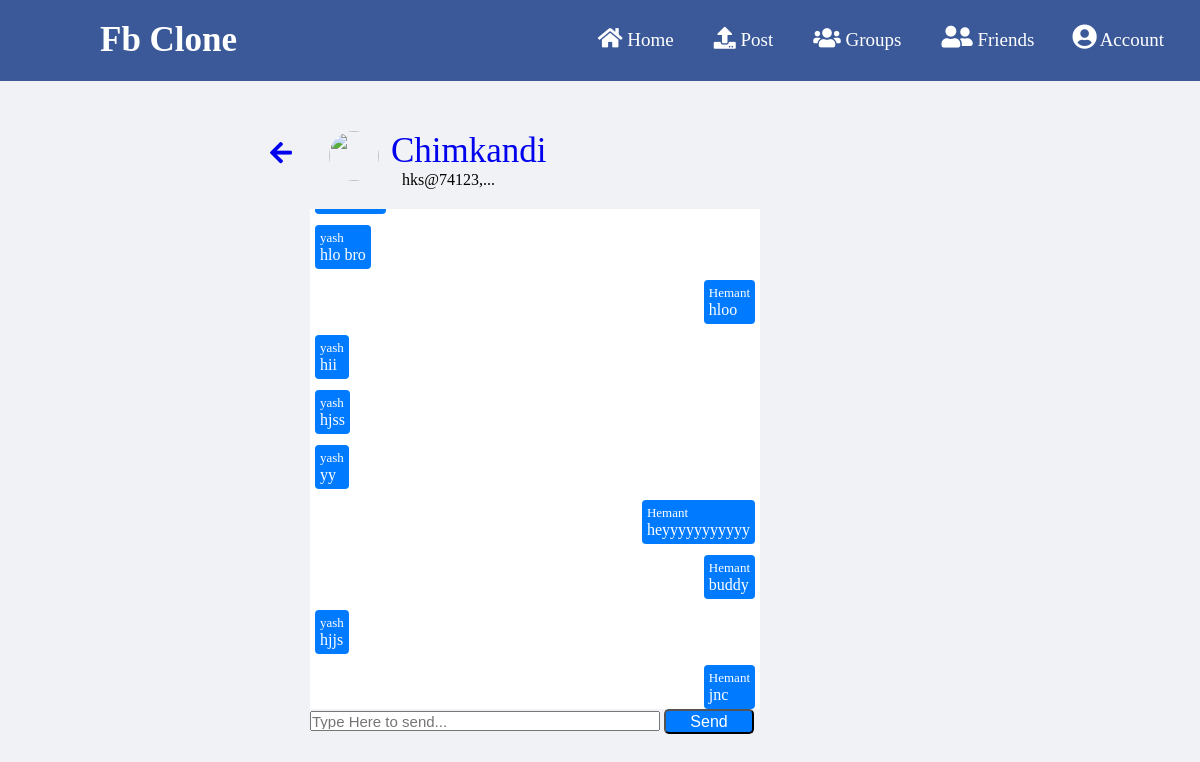
Screenshot of /group_chat/D-yIoJ3EFfI_YCFfNrw79KOMR7qIB2WUyL5pJdyq7VwisU53-wNJHWD1FikF_S9RCm01RBJHjUfhJEWXTOvHpWFMN/ (signed in) with the database file from the repository.
### hksfbclone/models.py (models this page shows, shortened)
class Chat_Groups(models.Model):
    imgp=models.FileField(upload_to='imgs',default='default.jpg', null=True,blank=True)
    name=models.CharField(max_length=50)
    members=models.IntegerField()
    user=models.ManyToManyField(profile_details)
    admin=models.ManyToManyField(profile_details,related_name='admin',blank=True)
    is_private = models.BooleanField(default=False)
    timestamp = models.DateTimeField(null=True)
    groupcode = models.CharField(max_length=100,null=True)

class profile_details(models.Model):
    user = models.ForeignKey(User,on_delete=models.CASCADE)
    imgp=models.FileField(upload_to='imgs',default='default.jpg', null=True,blank=True)
    u_nm=models.CharField(max_length=150)
    fstname=models.CharField(max_length=250)
    secname=models.CharField(max_length=250)
    terimail=models.EmailField()
    fbacc=models.CharField(max_length=250)
    unicode = models.CharField(max_length=100,null=True)
    timestamp = models.DateTimeField(null=True)
    verified = models.BooleanField(default=False)
    friends=models.ManyToManyField(User,related_name='Friends',blank=True)

class Chat(models.Model):
    user=models.ForeignKey(profile_details,on_delete=models.CASCADE)
    group=models.ForeignKey(Chat_Groups,on_delete=models.CASCADE)
    message=models.CharField(max_length=200)
    timestamp=models.DateTimeField(null=True)

### hksfbclone/views.py (the view)
# urls.py: path('group_chat/<slug:pid>/',views.group_chat),
def group_chat(request,pid):
    if request.user.is_authenticated:
        try:
            get_grp=Chat_Groups.objects.get(groupcode=pid)
        except:
            get_grp=None
        if(get_grp is not None):
            nm=get_grp.name
            im=get_grp.imgp
            shus=[]
            for i in get_grp.admin.all():
                if(len(shus)<4):
                    shus.append(i)
                else:
                    break
            if(len(shus)<4):
                for i in get_grp.user.all():
                    if(len(shus)<4 and i not in shus):
                        shus.append(i)
                    else:
                        break
            ch=Chat.objects.filter(group=get_grp)
            return render(request,'group_chat.html',{'nm':nm,'mm':shus,'ch':ch,'pid':pid,'im':im})
        else:
            messages.error(request,'invalid request')
            return redirect('/')
    else:
        return redirect('/')

### templates/group_chat.html (shortened to what this page needs)
{% load static %}
<!DOCTYPE html>
<html lang="en">
<head>
    <link rel="stylesheet" href="https://use.fontawesome.com/releases/v5.15.3/css/all.css">
    <link rel="stylesheet" href="{% static 'navbar.css' %}">
    <link rel="stylesheet" href="{% static 'chat_box.css' %}">
</head>
<body>
    <nav>
        <label class="logo">Fb Clone</label>
        {% if user.is_authenticated %}
        <ul>
        <li>
            <div>
            <a href="/">
                <i class="fas fa-home" style="color: white !important;font-size: 22px !important;"></i>
                <label style="cursor: pointer;">Home</label>
            </a>
            </div>
        </li>
        <li>
            <a href="/cpost">
            <i class="fas fa-upload" style="color: white !important;font-size: 22px !important;"></i>
            <label style="cursor: pointer;">Post</label>
            </a>
        </li>
        <li>
            <a href="/my_groups/">
                <i class="fas fa-users" style="color: white !important;font-size: 22px !important;"></i>
                <label style="cursor: pointer;">Groups</label>
            </a>
        </li>
        <li>
            <a href="/my_friends/">
            <i class="fas fa-user-friends" style="color: white !important;font-size: 25px !important;"></i>
            <label style="cursor: pointer;">Friends</label>
            </a>
        </li>
        <div class="dropdown">
            <button class="dropbtn" onclick="showprof()"><i class="fas fa-user-circle" style="color: white !important;font-size: 25px !important;"></i><label style="cursor: pointer;padding-left: 3px;">Account</label>
            </button>
          </div>
    </ul>
        {% endif %}
    </nav>
    <div class="chatbox">
        <a style="cursor: pointer;" class="gobck" href="/my_groups/"><i class="fas fa-arrow-left" style="font-size: 25px ;"></i></a>
        <div class="upper" style="display: inline;">
        <div class="heads">
            <img src="{{ im.url }}" width="50px" height="50px" style="border-radius: 50%;position: absolute;">
            <a class="name" style="padding-left: 62px;cursor: pointer;" href="/group_details/{{ pid }}">{{ nm }}
            </a>
        </div>
        <div class="memberss" style="display: inline;
        margin-left: 132px;">
            <label>{% for m in mm %}{{ m.u_nm }},{% endfor %}...</label>
        </div></div>
        <div class="chatpart" id="chsts">
            {% for c in ch %}
            {% ifequal c.user.u_nm request.user.username %}
            <div class="usmaingmsg">
                <div class="usmesgg">
                    <span style="display: block;font-size: small;" class="fname">{{ c.user.fstname }}</span>
                    <span>{{ c.message }}</span>
                </div>
            </div>
            {% else %}
            <div class="maingmsg">
            <div class="omesgg">
                <span style="display: block;font-size: small;" class="fname">{{ c.user.fstname }}</span>
                <span>{{ c.message }}</span>
            </div></div>
            {% endifequal %}
            {% endfor %}
        </div>
        <div class="sending">
        <input type="text" class="typebrd" id="room-name-input" placeholder="Type Here to send...">
        <input type="button" class="mssend" id="room-name-submit" value="Send"></div>
    </div>
</body>
</html>

### static/navbar.css (style rules this page uses)
* { padding: 0; margin: 0; text-decoration: none; list-style: none; box-sizing: border-box; }
body { font-family: montserrat; }
nav { display: inline-block; background: #3b5998; width: 100%; }
label.logo { color: white; font-size: 35px; line-height: 80px; padding: 0 100px; font-weight: bold; }
nav ul { float: right; margin-right: 20px; }
nav ul li { display: inline-block; line-height: 80px; margin: 0 5px; }
nav ul li a { color: white; font-size: 19px; padding: 7px 13px; border-radius: 3px; }
nav ul button { display: inline-block; font-size: 17px; padding: 5px 13px; color: black; background: #3b5998; cursor: pointer; border: 1px solid black; text-align: center; }
.dropdown { display: inline; overflow: hidden; }
.dropdown .dropbtn { font-size: 19px; border: none; outline: none; color: white; padding: 14px 16px; background-color: inherit; font-family: inherit; margin: 0; }

### static/chat_box.css (style rules this page uses)
body { background: #f0f2f5; }
.chatbox { width: 55%; margin: auto; margin-top: 50px; }
.heads { display: inline-block; width: 80%; font-size: 35px; margin-left: 5%; }
.chatpart { display: block; width: 450px; max-height: 500px; margin-left: 40px; background-color: white; margin-top: 20px; overflow-y:auto; }
.omesgg { display: inline-block; margin-top: 5px; max-width: 65%; margin-left: 5px; background-color: #007bff; color: white; padding: 5px 5px; border-radius: 4px; }
.maingmsg { margin-top: 6px; }
.usmaingmsg { margin-top: 6px; text-align: right; }
.usmesgg { display: inline-block; margin-top: 5px; max-width: 65%; background-color: #007bff; color: white; padding: 5px 5px; border-radius: 4px; margin-right: 5px; text-align: left; }
.typebrd { display: inline-block; width: 350px; margin-left: 40px; outline: none; font-size: 15px; height: 20px; }
.mssend { display: inline-block; width: 90px; outline: none; font-size: 16px; height: 25px; background: #007bff; border-radius: 5px; color: white; cursor: pointer; }
.fname { display: block;font-size: small; }

### rows the page displays
Chat_Groups: name "Chimkandi"
profile_details: u_nm "hks@74123"
Chat: user.fstname "yash", message "hlo bro"
Chat: user.fstname "Hemant", message "hloo"
Chat: user.fstname "yash", message "hii"
Chat: user.fstname "yash", message "hjss"
Chat: user.fstname "yash", message "yy"
Chat: user.fstname "Hemant", message "heyyyyyyyyyyy"
Chat: user.fstname "Hemant", message "buddy"
Chat: user.fstname "yash", message "hjjs"
Chat: user.fstname "Hemant", message "jnc"
